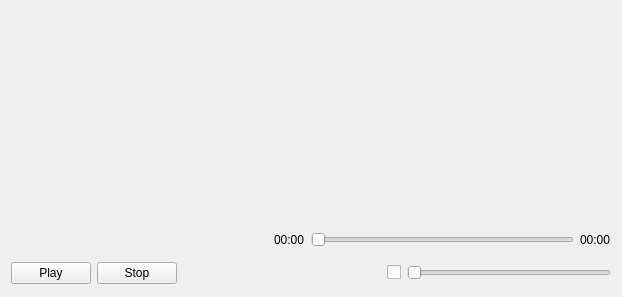
<?xml version="1.0" encoding="UTF-8"?>
<ui version="4.0">
 <class>QQtMPlayerWidget</class>
 <widget class="QWidget" name="QQtMPlayerWidget">
  <property name="geometry">
   <rect>
    <x>0</x>
    <y>0</y>
    <width>622</width>
    <height>297</height>
   </rect>
  </property>
  <property name="windowTitle">
   <string>Form</string>
  </property>
  <layout class="QVBoxLayout" name="verticalLayout">
   <property name="bottomMargin">
    <number>9</number>
   </property>
   <item>
    <widget class="QWidget" name="widget_3" native="true">
     <layout class="QHBoxLayout" name="horizontalLayout_3">
      <item>
       <spacer name="horizontalSpacer_2">
        <property name="orientation">
         <enum>Qt::Horizontal</enum>
        </property>
        <property name="sizeType">
         <enum>QSizePolicy::Fixed</enum>
        </property>
        <property name="sizeHint" stdset="0">
         <size>
          <width>120</width>
          <height>20</height>
         </size>
        </property>
       </spacer>
      </item>
      <item>
       <widget class="QWidget" name="widget_show" native="true"/>
      </item>
      <item>
       <spacer name="horizontalSpacer_3">
        <property name="orientation">
         <enum>Qt::Horizontal</enum>
        </property>
        <property name="sizeType">
         <enum>QSizePolicy::Fixed</enum>
        </property>
        <property name="sizeHint" stdset="0">
         <size>
          <width>120</width>
          <height>20</height>
         </size>
        </property>
       </spacer>
      </item>
     </layout>
    </widget>
   </item>
   <item>
    <widget class="QWidget" name="widget" native="true">
     <property name="maximumSize">
      <size>
       <width>16777215</width>
       <height>24</height>
      </size>
     </property>
     <layout class="QHBoxLayout" name="horizontalLayout_2">
      <property name="leftMargin">
       <number>0</number>
      </property>
      <property name="topMargin">
       <number>0</number>
      </property>
      <property name="rightMargin">
       <number>0</number>
      </property>
      <property name="bottomMargin">
       <number>0</number>
      </property>
      <item>
       <spacer name="horizontalSpacer_4">
        <property name="orientation">
         <enum>Qt::Horizontal</enum>
        </property>
        <property name="sizeHint" stdset="0">
         <size>
          <width>40</width>
          <height>20</height>
         </size>
        </property>
       </spacer>
      </item>
      <item>
       <widget class="QLabel" name="label_timepos">
        <property name="text">
         <string>00:00</string>
        </property>
       </widget>
      </item>
      <item>
       <widget class="QSlider" name="horizontalSlider_seek">
        <property name="orientation">
         <enum>Qt::Horizontal</enum>
        </property>
       </widget>
      </item>
      <item>
       <widget class="QLabel" name="label_timelength">
        <property name="text">
         <string>00:00</string>
        </property>
       </widget>
      </item>
     </layout>
    </widget>
   </item>
   <item>
    <widget class="QWidget" name="widget_2" native="true">
     <property name="maximumSize">
      <size>
       <width>16777215</width>
       <height>30</height>
      </size>
     </property>
     <layout class="QHBoxLayout" name="horizontalLayout">
      <property name="leftMargin">
       <number>0</number>
      </property>
      <property name="topMargin">
       <number>0</number>
      </property>
      <property name="rightMargin">
       <number>0</number>
      </property>
      <property name="bottomMargin">
       <number>0</number>
      </property>
      <item>
       <widget class="QPushButton" name="btn_play">
        <property name="text">
         <string>Play</string>
        </property>
       </widget>
      </item>
      <item>
       <widget class="QPushButton" name="btn_stop">
        <property name="text">
         <string>Stop</string>
        </property>
       </widget>
      </item>
      <item>
       <spacer name="horizontalSpacer">
        <property name="orientation">
         <enum>Qt::Horizontal</enum>
        </property>
        <property name="sizeHint" stdset="0">
         <size>
          <width>40</width>
          <height>20</height>
         </size>
        </property>
       </spacer>
      </item>
      <item>
       <widget class="QCheckBox" name="btn_mute">
        <property name="text">
         <string/>
        </property>
       </widget>
      </item>
      <item>
       <widget class="QSlider" name="sliderVol">
        <property name="sizePolicy">
         <sizepolicy hsizetype="Expanding" vsizetype="Fixed">
          <horstretch>0</horstretch>
          <verstretch>0</verstretch>
         </sizepolicy>
        </property>
        <property name="orientation">
         <enum>Qt::Horizontal</enum>
        </property>
       </widget>
      </item>
     </layout>
    </widget>
   </item>
  </layout>
 </widget>
 <resources/>
 <connections/>
</ui>
